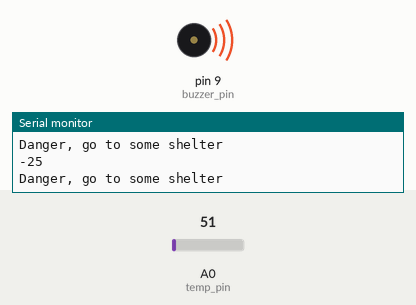
Recording of a sketch running on a simulated Arduino Uno, built with avr-gcc and run on an emulated ATmega328P. Parts: buzzer (waves = sounding, pin HIGH), the last lines printed to the serial monitor. The inputs (shaded band) are chosen by the test bench; at power-on: A0 (temp_pin) = 51.

Above: at 1.2 s.
1.3 s: A0 (temp_pin) set to 99
2.8 s: A0 (temp_pin) set to 115
At 4.0 s:
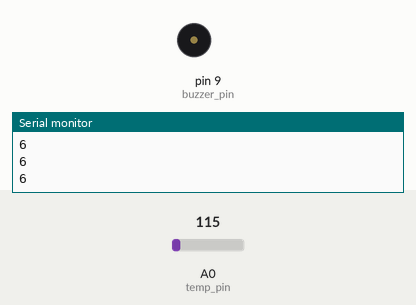
4.3 s: A0 (temp_pin) set to 86
At 5.1 s:
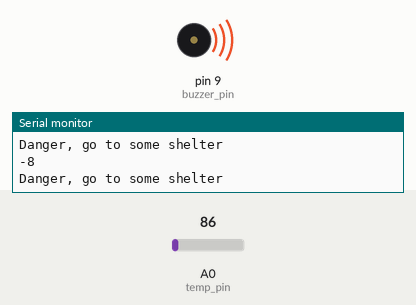
5.8 s: A0 (temp_pin) set to 112
At 6.2 s:
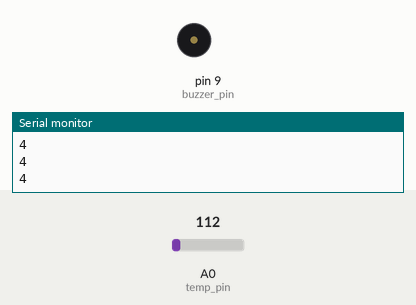
Timing chart, 0 to 8.3 s (numbered marks = the images above; inputs shaded):
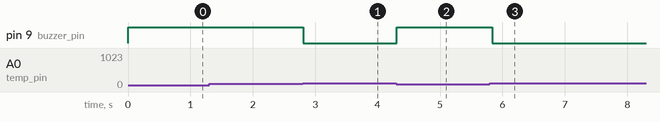

The sketch:

temperature_sensor_with_buzzer.ino
```cpp
// C++ code
//temperature sensor with buzzer
int temp_pin= A0;
int buzzer_pin= 9;
void setup()
{
  Serial.begin(9600);
  pinMode(buzzer_pin, OUTPUT);

}

void loop()
{
  int temp= temperature();
  Serial.println(temp);
  if(temp>=90 || temp<= 0){
  	digitalWrite(buzzer_pin, HIGH);
    Serial.println("Danger, go to some shelter");
  }else{
  	digitalWrite(buzzer_pin, LOW);
  }
}
int temperature(){
	int t = analogRead(temp_pin);
    return map(t,20,358,-40,125);
}
```

Measured:
- the behaviour switches between 103 and 104 on A0 (temp_pin) (found by bisection; images 0 and 1)
- after the input at 2.8 s, pin 9 (buzzer_pin): HIGH → LOW at once
- after the input at 4.3 s, pin 9 (buzzer_pin): LOW → HIGH at once
- after the input at 5.8 s, pin 9 (buzzer_pin): HIGH → LOW at once
